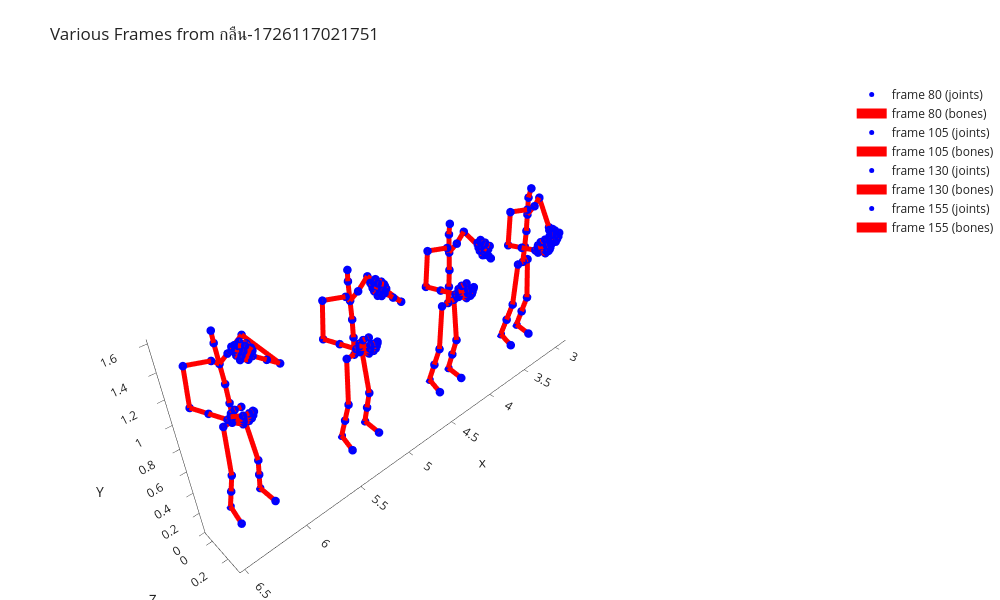

Write notebook code for a chart like this one.
### Code cell
plotter = StaticSkeletonsPlotter(title=f"Various Frames from {clip_name}").apply_defualt_layout()

for f in range(80, 161, 25):
    frame_quats = extract_frame(quats, f)
    frame_pos = forward_kinematics(frame_quats)
    plotter = plotter.add_skeleton(
        frame_pos, 
        offset=[f/25, 0, 0], 
        name=f"frame {f}",
        joints_color='blue',
        bones_color='red',
        )

plotter = plotter.update_layout(dict(scene_camera=dict(eye=dict(x=2., y=2., z=2.))))
plotter.show()

### Figure 1 — Plotly figure (JSON) as saved in the notebook; plotly's stock layout.template omitted (floating-point values rounded to 4 significant figures; data arrays with more than 128 entries replaced by an {"elided": "..."} marker saying what was removed)
{"data": [{"marker": {"color": "blue", "size": 5}, "mode": "markers", "name": "frame 80 (joints)", "showlegend": true, "text": ["rootx", "spine_01x", "spine_02x", "spine_03x", "neckx", "headx", "shoulderr", "arm_stretchr", "arm_twistr", "forearm_stretchr", "forearm_twistr", "handr", "thumb1r", "thumb2r", "thumb3r", "index1_baser", "index1r", "index2r", "index3r", "middle1_baser", "middle1r", "middle2r", "middle3r", "ring1_baser", "ring1r", "ring2r", "ring3r", "pinky1_baser", "pinky1r", "pinky2r", "pinky3r", "shoulderl", "arm_stretchl", "arm_twistl", "forearm_stretchl", "forearm_twistl", "handl", "thumb1l", "thumb2l", "thumb3l", "index1_basel", "index1l", "index2l", "index3l", "middle1_basel", "middle1l", "middle2l", "middle3l", "ring1_basel", "ring1l", "ring2l", "ring3l", "pinky1_basel", "pinky1l", "pinky2l", "pinky3l", "thigh_stretchl", "thigh_twistl", "leg_stretchl", "footl", "toes_01l", "leg_twistl", "thigh_stretchr", "thigh_twistr", "leg_stretchr", "footr", "toes_01r", "leg_twistr"], "type": "scatter3d", "x": [3.2, 3.199, 3.199, 3.2, 3.202, 3.202, 3.149, 3.005, 3.005, 2.937, 3.02, 3.102, 3.115, 3.143, 3.185, 3.106, 3.15, 3.19, 3.214, 3.114, 3.157, 3.207, 3.232, 3.121, 3.164, 3.208, 3.232, 3.124, 3.17, 3.201, 3.219, 3.253, 3.392, 3.392, 3.41, 3.347, 3.283, 3.265, 3.248, 3.217, 3.275, 3.227, 3.187, 3.156, 3.269, 3.224, 3.173, 3.137, 3.265, 3.219, 3.173, 3.143, 3.263, 3.217, 3.181, 3.158, 3.273, 3.273, 3.301, 3.329, 3.335, 3.315, 3.127, 3.127, 3.101, 3.088, 3.053, 3.094], "y": [-0.003295, -0.001329, -0.002249, -0.008968, -0.01569, 0.003424, 0.01994, -0.0371, -0.0371, 0.05758, 0.1411, 0.2246, 0.2323, 0.2253, 0.2198, 0.2428, 0.2981, 0.2936, 0.2734, 0.2449, 0.2986, 0.2886, 0.2608, 0.2446, 0.2947, 0.2808, 0.2621, 0.2422, 0.2881, 0.2757, 0.2666, 0.0194, -0.05214, -0.05214, -0.02997, 0.06985, 0.1697, 0.1782, 0.1908, 0.2111, 0.1885, 0.2434, 0.247, 0.2421, 0.19, 0.2428, 0.245, 0.2275, 0.189, 0.2381, 0.2395, 0.2264, 0.1861, 0.2308, 0.2366, 0.2318, -0.002137, -0.002137, 0.004555, -0.079, 0.05414, -0.03722, -0.004754, -0.004754, 0.01985, -0.07369, 0.0541, -0.02692], "z": [0.8734, 1.027, 1.18, 1.333, 1.486, 1.574, 1.403, 1.421, 1.421, 1.148, 1.168, 1.187, 1.234, 1.255, 1.257, 1.22, 1.247, 1.243, 1.245, 1.202, 1.216, 1.217, 1.23, 1.184, 1.192, 1.202, 1.213, 1.167, 1.166, 1.185, 1.198, 1.402, 1.401, 1.401, 1.105, 1.094, 1.082, 1.127, 1.156, 1.176, 1.114, 1.135, 1.135, 1.134, 1.095, 1.103, 1.103, 1.107, 1.076, 1.078, 1.082, 1.082, 1.059, 1.053, 1.064, 1.07, 0.8739, 0.8739, 0.4645, 0.09924, 0.03821, 0.2819, 0.8728, 0.8728, 0.464, 0.1003, 0.03764, 0.2822]}, {"connectgaps": false, "hoverinfo": "skip", "line": {"color": "red", "width": 10}, "mode": "lines", "name": "frame 80 (bones)", "type": "scatter3d", "x": {"elided": "201 float values"}, "y": {"elided": "201 float values"}, "z": {"elided": "201 float values"}}, {"marker": {"color": "blue", "size": 5}, "mode": "markers", "name": "frame 105 (joints)", "showlegend": true, "text": ["rootx", "spine_01x", "spine_02x", "spine_03x", "neckx", "headx", "shoulderr", "arm_stretchr", "arm_twistr", "forearm_stretchr", "forearm_twistr", "handr", "thumb1r", "thumb2r", "thumb3r", "index1_baser", "index1r", "index2r", "index3r", "middle1_baser", "middle1r", "middle2r", "middle3r", "ring1_baser", "ring1r", "ring2r", "ring3r", "pinky1_baser", "pinky1r", "pinky2r", "pinky3r", "shoulderl", "arm_stretchl", "arm_twistl", "forearm_stretchl", "forearm_twistl", "handl", "thumb1l", "thumb2l", "thumb3l", "index1_basel", "index1l", "index2l", "index3l", "middle1_basel", "middle1l", "middle2l", "middle3l", "ring1_basel", "ring1l", "ring2l", "ring3l", "pinky1_basel", "pinky1l", "pinky2l", "pinky3l", "thigh_stretchl", "thigh_twistl", "leg_stretchl", "footl", "toes_01l", "leg_twistl", "thigh_stretchr", "thigh_twistr", "leg_stretchr", "footr", "toes_01r", "leg_twistr"], "type": "scatter3d", "x": [4.2, 4.199, 4.2, 4.203, 4.206, 4.209, 4.155, 4.012, 4.012, 3.939, 4.026, 4.113, 4.102, 4.109, 4.137, 4.105, 4.141, 4.17, 4.18, 4.121, 4.163, 4.19, 4.193, 4.135, 4.18, 4.19, 4.189, 4.146, 4.196, 4.198, 4.195, 4.258, 4.396, 4.396, 4.422, 4.355, 4.287, 4.266, 4.247, 4.215, 4.276, 4.226, 4.186, 4.155, 4.272, 4.225, 4.174, 4.139, 4.268, 4.222, 4.175, 4.146, 4.268, 4.221, 4.185, 4.161, 4.273, 4.273, 4.301, 4.327, 4.333, 4.314, 4.127, 4.127, 4.1, 4.086, 4.051, 4.093], "y": [-0.003295, -0.0009836, -0.00119, -0.006533, -0.01188, -0.004411, 0.02549, -0.03034, -0.03034, 0.1981, 0.2379, 0.2777, 0.2818, 0.2639, 0.2422, 0.2942, 0.334, 0.3094, 0.2806, 0.2937, 0.3319, 0.296, 0.2605, 0.291, 0.3255, 0.2874, 0.261, 0.2873, 0.3173, 0.29, 0.2746, 0.01988, -0.05301, -0.05301, -0.04159, 0.0537, 0.149, 0.1591, 0.173, 0.194, 0.1691, 0.2236, 0.2256, 0.219, 0.1695, 0.2214, 0.2209, 0.203, 0.1676, 0.2154, 0.2158, 0.202, 0.1637, 0.2068, 0.2132, 0.2084, -0.002604, -0.002604, 0.006672, -0.07961, 0.05357, -0.03647, -0.004287, -0.004287, 0.01833, -0.07537, 0.05238, -0.02852], "z": [0.8734, 1.027, 1.18, 1.333, 1.486, 1.576, 1.403, 1.436, 1.436, 1.261, 1.332, 1.402, 1.45, 1.48, 1.503, 1.435, 1.488, 1.502, 1.51, 1.423, 1.465, 1.489, 1.506, 1.411, 1.447, 1.472, 1.491, 1.398, 1.427, 1.454, 1.472, 1.401, 1.398, 1.398, 1.102, 1.08, 1.058, 1.101, 1.128, 1.145, 1.088, 1.102, 1.099, 1.096, 1.068, 1.071, 1.068, 1.07, 1.05, 1.046, 1.047, 1.045, 1.032, 1.021, 1.029, 1.034, 0.8738, 0.8738, 0.4644, 0.09969, 0.03876, 0.2821, 0.8729, 0.8729, 0.464, 0.1004, 0.03766, 0.2822]}, {"connectgaps": false, "hoverinfo": "skip", "line": {"color": "red", "width": 10}, "mode": "lines", "name": "frame 105 (bones)", "type": "scatter3d", "x": {"elided": "201 float values"}, "y": {"elided": "201 float values"}, "z": {"elided": "201 float values"}}, {"marker": {"color": "blue", "size": 5}, "mode": "markers", "name": "frame 130 (joints)", "showlegend": true, "text": ["rootx", "spine_01x", "spine_02x", "spine_03x", "neckx", "headx", "shoulderr", "arm_stretchr", "arm_twistr", "forearm_stretchr", "forearm_twistr", "handr", "thumb1r", "thumb2r", "thumb3r", "index1_baser", "index1r", "index2r", "index3r", "middle1_baser", "middle1r", "middle2r", "middle3r", "ring1_baser", "ring1r", "ring2r", "ring3r", "pinky1_baser", "pinky1r", "pinky2r", "pinky3r", "shoulderl", "arm_stretchl", "arm_twistl", "forearm_stretchl", "forearm_twistl", "handl", "thumb1l", "thumb2l", "thumb3l", "index1_basel", "index1l", "index2l", "index3l", "middle1_basel", "middle1l", "middle2l", "middle3l", "ring1_basel", "ring1l", "ring2l", "ring3l", "pinky1_basel", "pinky1l", "pinky2l", "pinky3l", "thigh_stretchl", "thigh_twistl", "leg_stretchl", "footl", "toes_01l", "leg_twistl", "thigh_stretchr", "thigh_twistr", "leg_stretchr", "footr", "toes_01r", "leg_twistr"], "type": "scatter3d", "x": [5.2, 5.199, 5.2, 5.204, 5.208, 5.211, 5.157, 5.018, 5.018, 4.946, 5.035, 5.123, 5.113, 5.12, 5.146, 5.116, 5.156, 5.183, 5.19, 5.132, 5.176, 5.2, 5.201, 5.146, 5.193, 5.199, 5.196, 5.157, 5.208, 5.207, 5.203, 5.26, 5.398, 5.398, 5.427, 5.362, 5.297, 5.274, 5.253, 5.219, 5.285, 5.232, 5.192, 5.162, 5.281, 5.232, 5.182, 5.147, 5.278, 5.231, 5.184, 5.155, 5.279, 5.232, 5.195, 5.171, 5.273, 5.273, 5.3, 5.325, 5.331, 5.313, 5.127, 5.127, 5.099, 5.085, 5.05, 5.092], "y": [-0.003295, -0.000268, 0.0008211, -0.002116, -0.005052, 0.0009598, 0.0321, -0.02958, -0.02958, 0.2312, 0.2468, 0.2624, 0.2569, 0.2326, 0.2045, 0.272, 0.2982, 0.269, 0.2383, 0.2733, 0.3001, 0.2565, 0.2178, 0.2726, 0.2969, 0.2528, 0.2225, 0.2713, 0.2925, 0.2591, 0.2396, 0.02419, -0.0496, -0.0496, -0.04508, 0.05108, 0.1472, 0.1585, 0.1726, 0.1929, 0.1682, 0.2219, 0.223, 0.2155, 0.1678, 0.2186, 0.2169, 0.198, 0.165, 0.2116, 0.2112, 0.1967, 0.1605, 0.202, 0.2083, 0.2032, -0.002484, -0.002484, 0.01034, -0.07891, 0.05435, -0.03429, -0.004407, -0.004407, 0.01813, -0.07565, 0.05208, -0.02876], "z": [0.8734, 1.027, 1.18, 1.333, 1.486, 1.576, 1.403, 1.438, 1.438, 1.315, 1.393, 1.472, 1.519, 1.544, 1.562, 1.507, 1.566, 1.572, 1.572, 1.495, 1.543, 1.553, 1.562, 1.483, 1.523, 1.537, 1.548, 1.469, 1.501, 1.52, 1.533, 1.4, 1.398, 1.398, 1.102, 1.076, 1.05, 1.092, 1.117, 1.131, 1.078, 1.089, 1.084, 1.08, 1.059, 1.058, 1.052, 1.054, 1.04, 1.033, 1.031, 1.029, 1.023, 1.008, 1.015, 1.019, 0.8737, 0.8737, 0.4644, 0.1003, 0.03953, 0.2823, 0.873, 0.873, 0.4642, 0.1006, 0.0379, 0.2824]}, {"connectgaps": false, "hoverinfo": "skip", "line": {"color": "red", "width": 10}, "mode": "lines", "name": "frame 130 (bones)", "type": "scatter3d", "x": {"elided": "201 float values"}, "y": {"elided": "201 float values"}, "z": {"elided": "201 float values"}}, {"marker": {"color": "blue", "size": 5}, "mode": "markers", "name": "frame 155 (joints)", "showlegend": true, "text": ["rootx", "spine_01x", "spine_02x", "spine_03x", "neckx", "headx", "shoulderr", "arm_stretchr", "arm_twistr", "forearm_stretchr", "forearm_twistr", "handr", "thumb1r", "thumb2r", "thumb3r", "index1_baser", "index1r", "index2r", "index3r", "middle1_baser", "middle1r", "middle2r", "middle3r", "ring1_baser", "ring1r", "ring2r", "ring3r", "pinky1_baser", "pinky1r", "pinky2r", "pinky3r", "shoulderl", "arm_stretchl", "arm_twistl", "forearm_stretchl", "forearm_twistl", "handl", "thumb1l", "thumb2l", "thumb3l", "index1_basel", "index1l", "index2l", "index3l", "middle1_basel", "middle1l", "middle2l", "middle3l", "ring1_basel", "ring1l", "ring2l", "ring3l", "pinky1_basel", "pinky1l", "pinky2l", "pinky3l", "thigh_stretchl", "thigh_twistl", "leg_stretchl", "footl", "toes_01l", "leg_twistl", "thigh_stretchr", "thigh_twistr", "leg_stretchr", "footr", "toes_01r", "leg_twistr"], "type": "scatter3d", "x": [6.2, 6.199, 6.201, 6.205, 6.21, 6.213, 6.159, 6.019, 6.019, 5.943, 6.031, 6.119, 6.111, 6.118, 6.144, 6.114, 6.158, 6.185, 6.191, 6.129, 6.178, 6.201, 6.2, 6.143, 6.193, 6.198, 6.194, 6.152, 6.206, 6.206, 6.201, 6.262, 6.4, 6.4, 6.428, 6.363, 6.299, 6.275, 6.254, 6.219, 6.286, 6.233, 6.193, 6.163, 6.283, 6.234, 6.183, 6.148, 6.28, 6.232, 6.186, 6.157, 6.281, 6.233, 6.196, 6.173, 6.273, 6.273, 6.299, 6.325, 6.33, 6.312, 6.127, 6.127, 6.099, 6.084, 6.049, 6.091], "y": [-0.003295, -0.0001659, 0.0009694, -0.002062, -0.005094, -0.0003971, 0.03229, -0.02935, -0.02935, 0.234, 0.2447, 0.2555, 0.2401, 0.2105, 0.1783, 0.2573, 0.2693, 0.2389, 0.2089, 0.2608, 0.2757, 0.2303, 0.1907, 0.2625, 0.2764, 0.2303, 0.1983, 0.264, 0.2764, 0.2397, 0.2178, 0.024, -0.04963, -0.04963, -0.0444, 0.05204, 0.1485, 0.16, 0.174, 0.1938, 0.1696, 0.2231, 0.2241, 0.2163, 0.169, 0.2194, 0.2171, 0.1978, 0.166, 0.2121, 0.2116, 0.1969, 0.1613, 0.2022, 0.2084, 0.2033, -0.002338, -0.002338, 0.009971, -0.08049, 0.05273, -0.03526, -0.004554, -0.004554, 0.01636, -0.07769, 0.05002, -0.03067], "z": [0.8734, 1.027, 1.18, 1.333, 1.486, 1.576, 1.403, 1.437, 1.437, 1.323, 1.403, 1.482, 1.528, 1.546, 1.555, 1.519, 1.58, 1.577, 1.569, 1.507, 1.556, 1.556, 1.555, 1.493, 1.535, 1.538, 1.542, 1.479, 1.512, 1.523, 1.532, 1.4, 1.397, 1.397, 1.102, 1.075, 1.049, 1.09, 1.115, 1.128, 1.077, 1.086, 1.08, 1.076, 1.057, 1.055, 1.049, 1.05, 1.039, 1.03, 1.028, 1.026, 1.022, 1.005, 1.012, 1.015, 0.8736, 0.8736, 0.4643, 0.1004, 0.0396, 0.2824, 0.8731, 0.8731, 0.4642, 0.1007, 0.03799, 0.2825]}, {"connectgaps": false, "hoverinfo": "skip", "line": {"color": "red", "width": 10}, "mode": "lines", "name": "frame 155 (bones)", "type": "scatter3d", "x": {"elided": "201 float values"}, "y": {"elided": "201 float values"}, "z": {"elided": "201 float values"}}], "layout": {"height": 600, "margin": {"b": 0, "l": 0, "r": 0, "t": 80}, "scene": {"aspectmode": "data", "camera": {"eye": {"x": 2, "y": 2, "z": 2}}, "yaxis": {"title": {"text": "Z"}}, "zaxis": {"title": {"text": "Y"}}}, "title": {"text": "Various Frames from กลืน-1726117021751"}, "width": 1000}}
